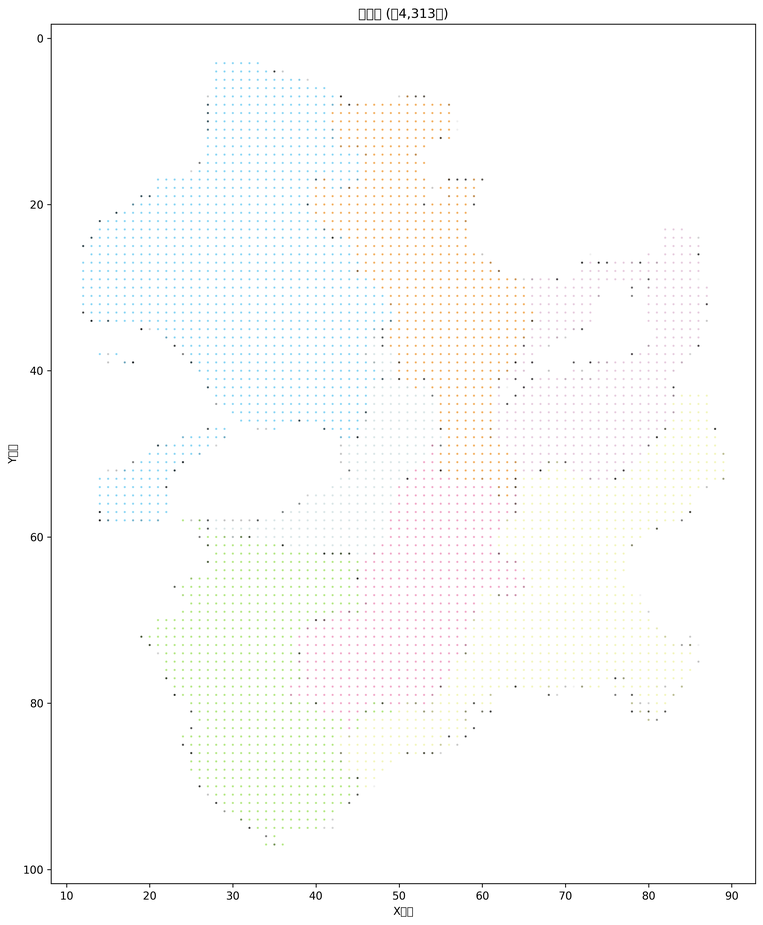
#> input picture webtool-whether/py/map2_plot_x100_y100.png, 763 x 925 px, shrunk from 2943 x 3569 before the run; its folder holds only this picture in this run
$ python map2csv.py map2_plot_x100_y100.png
#> lines starting #> are read from the running program, lines starting #| are printed output that depends on the picture
"""
画像グリッド色抽出ツール

このスクリプトは画像を指定されたグリッドに分割し、各セルの中心の色を抽出してCSVファイルに保存します。
白色（#ffffff）のセルは出力から除外されます。

使用方法:
    基本的な使用方法（デフォルト: 1000x1000グリッド）:
        python script.py map.png

    グリッド数を指定:
        python script.py map.png -x 500 -y 500

    出力ファイル名を指定:
        python script.py map.png -o my_colors.csv

    プロット表示をスキップ:
        python script.py map.png --no-plot

    全オプション指定例:
        python script.py map.png -x 2000 -y 1500 -o output.csv --no-plot

コマンドライン引数:
    image_path          入力画像ファイルのパス（必須）
    -x, --grid_x        X方向のグリッド数（デフォルト: 1000）
    -y, --grid_y        Y方向のグリッド数（デフォルト: 1000）
    -o, --output        出力CSVファイル名（デフォルト: grid_colors.csv）
    --no-plot          プロット表示をスキップ
    -h, --help         ヘルプメッセージを表示

出力CSV形式:
    X,Y,Colcode
    0,0,#ff0000
    0,1,#00ff00
    1,0,#0000ff
    ...

必要なライブラリ:
    pip install opencv-python pillow pandas matplotlib
"""

import cv2
import numpy as np
import pandas as pd
from PIL import Image
import matplotlib.pyplot as plt
import argparse
import sys
import os

def generate_unique_filename(base_filename, grid_x, grid_y):
    """
    ユニークなファイル名を生成

    Parameters:
    base_filename (str): ベースとなるファイル名
    grid_x (int): X方向のグリッド数
    grid_y (int): Y方向のグリッド数

    Returns:
    str: ユニークなファイル名
    """
    # ファイル名と拡張子を分離
    name, ext = os.path.splitext(base_filename)

    # グリッド情報を含むファイル名を生成
    grid_info = f"_x{grid_x}_y{grid_y}"
    filename = f"{name}{grid_info}{ext}"

    # ファイルが存在しない場合はそのまま返す
    if not os.path.exists(filename):
        return filename

    # ファイルが存在する場合は連番を追加
    counter = 1
    while True:
        filename = f"{name}{grid_info}-{counter}{ext}"
        if not os.path.exists(filename):
            return filename
        counter += 1

def generate_unique_plot_filename(base_name, grid_x, grid_y):
    """
    プロット用のユニークなPNGファイル名を生成

    Parameters:
    base_name (str): ベースとなるファイル名（拡張子なし）
    grid_x (int): X方向のグリッド数
    grid_y (int): Y方向のグリッド数

    Returns:
    str: ユニークなPNGファイル名
    """
    # グリッド情報を含むファイル名を生成
    grid_info = f"_x{grid_x}_y{grid_y}"
    filename = f"{base_name}_plot{grid_info}.png"

    # ファイルが存在しない場合はそのまま返す
    if not os.path.exists(filename):
        return filename

    # ファイルが存在する場合は連番を追加
    counter = 1
    while True:
        filename = f"{base_name}_plot{grid_info}-{counter}.png"
        if not os.path.exists(filename):
            return filename
        counter += 1

def extract_grid_colors(image_path, grid_x=1000, grid_y=1000, output_csv='grid_colors.csv'):
    """
    画像を指定されたグリッドサイズに分割し、各セルの中心の色を抽出してCSVに保存

    Parameters:
    image_path (str): 入力画像のパス
    grid_x (int): X方向のグリッド数
    grid_y (int): Y方向のグリッド数
    output_csv (str): 出力CSVファイル名
    """

    # ユニークなファイル名を生成
    unique_filename = generate_unique_filename(output_csv, grid_x, grid_y)

    # 画像を読み込み
    image = cv2.imread(image_path)
    if image is None:
        raise ValueError(f"画像ファイル '{image_path}' を読み込めませんでした")

    # BGRからRGBに変換
    image_rgb = cv2.cvtColor(image, cv2.COLOR_BGR2RGB)

    # 画像のサイズを取得
    height, width = image_rgb.shape[:2]
    print(f"元画像のサイズ: {width}x{height}")

    # グリッドのセルサイズを計算
    cell_width = width / grid_x
    cell_height = height / grid_y

    # 結果を保存するリスト
    results = []

    print(f"グリッド分割中... ({grid_x}x{grid_y})")

    for y in range(grid_y):
        if y % max(1, grid_y // 10) == 0:  # 進捗表示（10回に分けて表示）
            print(f"処理中: {y}/{grid_y} 行完了")

        for x in range(grid_x):
            # セルの中心座標を計算
            center_x = int((x + 0.5) * cell_width)
            center_y = int((y + 0.5) * cell_height)

            # 境界チェック
            center_x = min(center_x, width - 1)
            center_y = min(center_y, height - 1)

            # 中心ピクセルの色を取得
            pixel_color = image_rgb[center_y, center_x]
            r, g, b = pixel_color

            # 16進数カラーコードに変換
            color_code = f"#{r:02x}{g:02x}{b:02x}"

            # 白色（#ffffff）の場合はスキップ
            if color_code != "#ffffff":
                # 結果に追加
                results.append({
                    'X': x,
                    'Y': y,
                    'Colcode': color_code
                })

    # DataFrameに変換
    df = pd.DataFrame(results)

    # CSVに保存
    df.to_csv(unique_filename, index=False, encoding='utf-8')
    print(f"\n完了! {len(results)}個のセルの色情報を '{unique_filename}' に保存しました")
    print(f"（白色 #ffffff のセルは除外されました）")

    return df, unique_filename

def visualize_color_grid(df, image_path, grid_x, grid_y):
    """
    抽出した色データの可視化（全データ表示）とPNG保存

    Parameters:
    df (pd.DataFrame): 色データのDataFrame
    image_path (str): 元画像のパス（PNG保存時のファイル名生成に使用）
    grid_x (int): X方向のグリッド数
    grid_y (int): Y方向のグリッド数

    Returns:
    str: 保存されたPNGファイル名
    """

    # 色の分布を可視化
    fig, ax = plt.subplots(1, 1, figsize=(12, 12))

    # 全データをプロット
    colors = df['Colcode'].values
    x_coords = df['X'].values
    y_coords = df['Y'].values

    scatter = ax.scatter(x_coords, y_coords, c=colors, s=1, alpha=0.8)
    ax.set_title(f'色分布 (全{len(df):,}点)')
    ax.set_xlabel('X座標')
    ax.set_ylabel('Y座標')
    ax.invert_yaxis()  # Y軸を反転（画像座標系に合わせる）
    ax.set_aspect('equal')  # アスペクト比を1:1に

    plt.tight_layout()

    # PNG保存用のファイル名を生成
    base_name = os.path.splitext(os.path.basename(image_path))[0]
    png_filename = generate_unique_plot_filename(base_name, grid_x, grid_y)

    # PNG画像として保存
    plt.savefig(png_filename, dpi=300, bbox_inches='tight', format='png')
    print(f"プロット画像を '{png_filename}' に保存しました")

    # プロットを表示
    plt.show()

    # 統計情報を表示
    color_counts = df['Colcode'].value_counts()
    print(f"\n=== 統計情報 ===")
    print(f"総セル数: {len(df):,}")
    print(f"ユニークな色数: {df['Colcode'].nunique():,}")
    print(f"最も多い色: {color_counts.index[0]} ({color_counts.iloc[0]:,}回)")
    print(f"白色セルは除外されています")

    return png_filename

def main():
    # コマンドライン引数の設定
    parser = argparse.ArgumentParser(
        description='画像をグリッドに分割して色情報を抽出',
        formatter_class=argparse.RawDescriptionHelpFormatter,
        epilog='''
使用例:
  %(prog)s map.png                           # デフォルト 1000x1000グリッド
  %(prog)s map.png -x 500 -y 500            # 500x500グリッド
  %(prog)s map.png -o my_colors.csv         # 出力ファイル名指定
  %(prog)s map.png --no-plot                # プロット表示なし
  %(prog)s map.png -x 2000 -y 1500 -o result.csv --no-plot  # 全オプション

出力:
  CSVファイル（X,Y,Colcode形式）
  白色（#ffffff）のセルは除外されます
  プロット表示時はPNG画像も保存されます
        ''')

    parser.add_argument('image_path', help='入力画像ファイルのパス (例: map.png)')
    parser.add_argument('-x', '--grid_x', type=int, default=1000,
                       help='X方向のグリッド数 (デフォルト: 1000)')
    parser.add_argument('-y', '--grid_y', type=int, default=1000,
                       help='Y方向のグリッド数 (デフォルト: 1000)')
    parser.add_argument('-o', '--output', default='grid_colors.csv',
                       help='出力CSVファイル名 (デフォルト: grid_colors.csv)')
    parser.add_argument('--no-plot', action='store_true',
                       help='プロット表示をスキップ')

    args = parser.parse_args()

    try:
        print("=" * 60)
        print("画像グリッド色抽出ツール")
        print("=" * 60)
        print(f"入力ファイル: {args.image_path}")
        print(f"グリッド設定: {args.grid_x} x {args.grid_y}")
        print(f"出力ファイル: {args.output}")
        print(f"プロット表示: {'なし' if args.no_plot else 'あり（PNG保存含む）'}")
        print("=" * 60)

        # 色抽出を実行
        df, actual_filename = extract_grid_colors(args.image_path, args.grid_x, args.grid_y, args.output)
#> in extract_grid_colors, image is the input picture: shape (925, 763, 3); mean B, G, R 252, 252.4, 252.3
#| 元画像のサイズ: 763x925
#> after the loop in extract_grid_colors, `for y in range(grid_y):`: results = 108452 items
#> in extract_grid_colors, `df = pd.DataFrame(results)`: df = table of 108452 rows and 3 columns
#| 完了! 108452個のセルの色情報を 'grid_colors_x1000_y1000.csv' に保存しました
#> df = table of 108452 rows and 3 columns; actual_filename = 'grid_colors_x1000_y1000.csv'

        # プロット表示（--no-plotが指定されていない場合）
        png_filename = None
        if not args.no_plot:
            png_filename = visualize_color_grid(df, args.image_path, args.grid_x, args.grid_y)
#> in visualize_color_grid, `plt.savefig(png_filename, dpi=300, bbox_inches='tight', format='png')`:
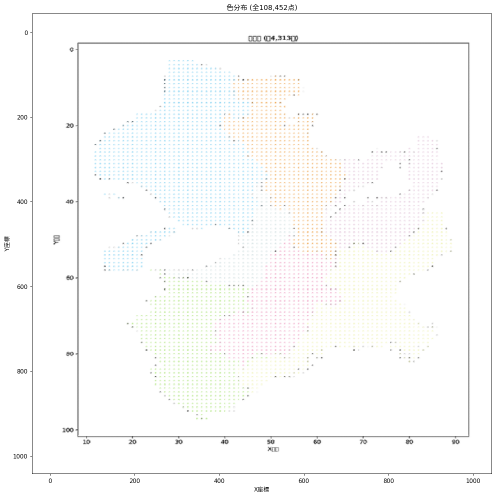
#> figure drawn by matplotlib, 1 panel
#> png_filename = 'map2_plot_x100_y100_plot_x1000_y1000.png'

        # 結果の一部を表示
        print("\n=== データサンプル ===")
        print(df.head(10))
#|      X  Y  Colcode
#| 0  510  5  #fefefe
#| 1  582  5  #fefefe
#| 2  583  5  #fefefe
#| 3  584  5  #fefefe
#| 4  471  6  #fdfdfd
#| 5  472  6  #fcfcfc
#| 6  473  6  #fcfcfc
#| 7  474  6  #fcfcfc
#| 8  475  6  #fcfcfc
#| 9  476  6  #fdfdfd

        print(f"\n実際の出力ファイル: {actual_filename}")
#| 実際の出力ファイル: grid_colors_x1000_y1000.csv
        if png_filename:
            print(f"プロット画像ファイル: {png_filename}")
#| プロット画像ファイル: map2_plot_x100_y100_plot_x1000_y1000.png
        print("処理完了!")

    except Exception as e:
        print(f"エラーが発生しました: {e}")
        print("\n必要なライブラリがインストールされているか確認してください:")
        print("pip install opencv-python pillow pandas matplotlib")
        print("\n使用方法については -h オプションでヘルプを確認してください")
        sys.exit(1)

# 使用例
if __name__ == "__main__":
    main()

$ run again, on webtool-whether/py/map2_plot_x50_y50.png
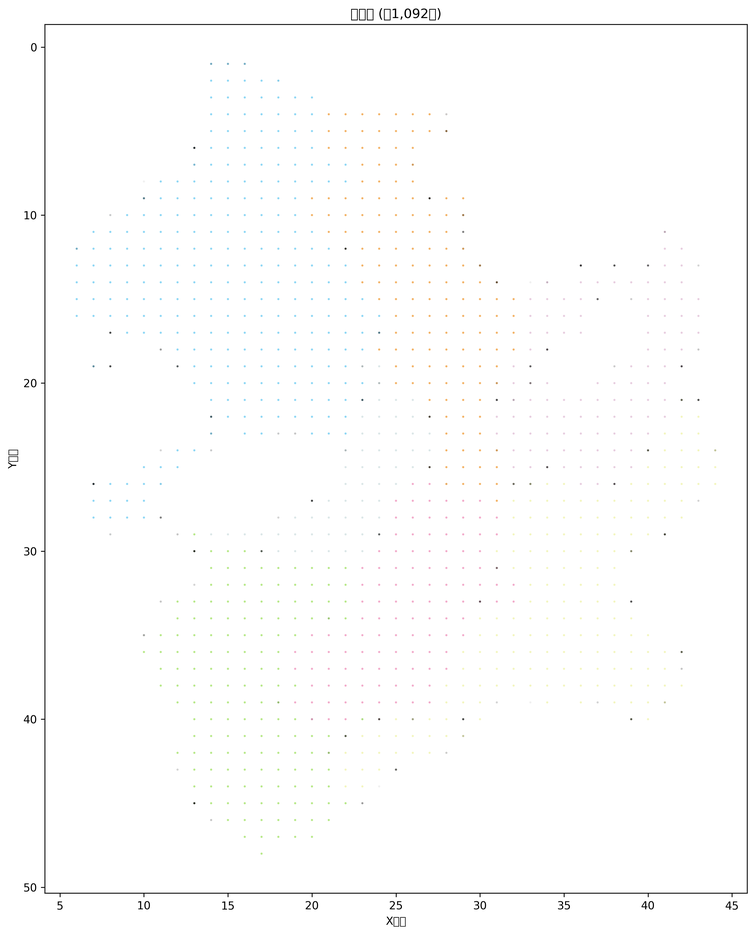
#> input picture webtool-whether/py/map2_plot_x50_y50.png, 755 x 935 px, shrunk from 2882 x 3569 before the run
#> in extract_grid_colors, image is the input picture: shape (935, 755, 3); mean B, G, R 253.1, 253.2, 253.2
#| 元画像のサイズ: 755x935
#> after the loop in extract_grid_colors, `for y in range(grid_y):`: results = 47863 items
#> in extract_grid_colors, `df = pd.DataFrame(results)`: df = table of 47863 rows and 3 columns
#| 完了! 47863個のセルの色情報を 'grid_colors_x1000_y1000.csv' に保存しました
#> in main, `df, actual_filename = extract_grid_colors(args.image_path, args.grid_x..`: actual_filename = 'grid_colors_x1000_y1000.csv'
#> in visualize_color_grid, `plt.savefig(png_filename, dpi=300, bbox_inches='tight', format='png')`:
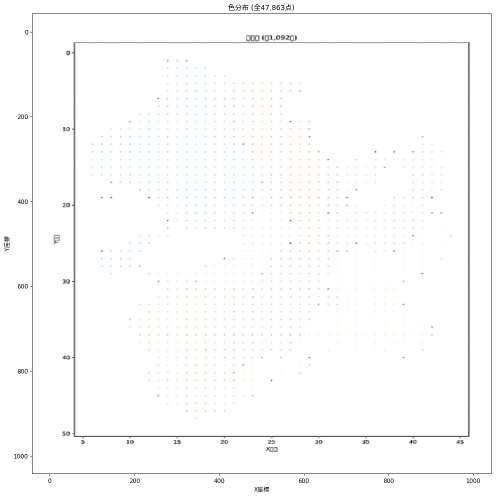
#> figure drawn by matplotlib, 1 panel
#> png_filename = 'map2_plot_x50_y50_plot_x1000_y1000.png'
#|      X  Y  Colcode
#| 0  465  6  #fefefe
#| 1  466  6  #fdfdfd
#| 2  467  6  #fdfdfd
#| 3  468  6  #fdfdfd
#| 4  469  6  #fdfdfd
#> (further printed lines are left out)
#| 実際の出力ファイル: grid_colors_x1000_y1000.csv
#| プロット画像ファイル: map2_plot_x50_y50_plot_x1000_y1000.png

$ run again, on webtool-whether/py/map_plot_x150_y150.png
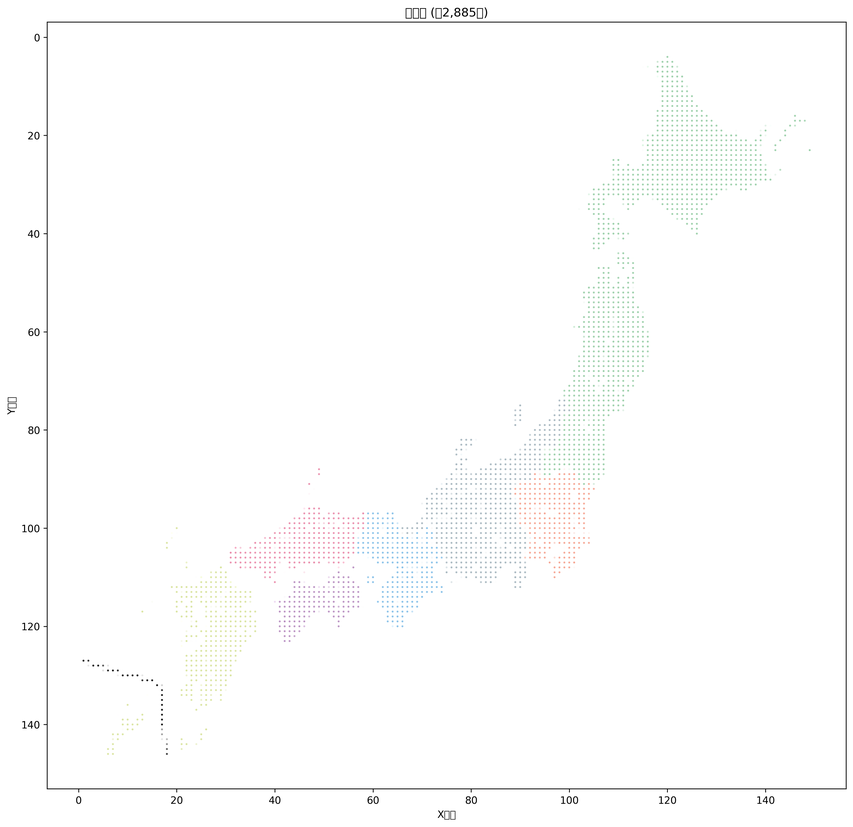
#> input picture webtool-whether/py/map_plot_x150_y150.png, 853 x 827 px, shrunk from 3569 x 3459 before the run
#> in extract_grid_colors, image is the input picture: shape (827, 853, 3); mean B, G, R 252.7, 252.9, 252.7
#| 元画像のサイズ: 853x827
#> after the loop in extract_grid_colors, `for y in range(grid_y):`: results = 61371 items
#> in extract_grid_colors, `df = pd.DataFrame(results)`: df = table of 61371 rows and 3 columns
#| 完了! 61371個のセルの色情報を 'grid_colors_x1000_y1000.csv' に保存しました
#> in main, `df, actual_filename = extract_grid_colors(args.image_path, args.grid_x..`: actual_filename = 'grid_colors_x1000_y1000.csv'
#> in visualize_color_grid, `plt.savefig(png_filename, dpi=300, bbox_inches='tight', format='png')`:
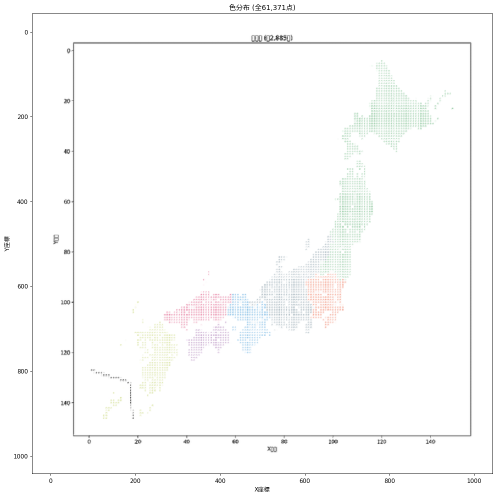
#> figure drawn by matplotlib, 1 panel
#> png_filename = 'map_plot_x150_y150_plot_x1000_y1000.png'
#|      X  Y  Colcode
#| 0  506  6  #fefefe
#| 1  507  6  #fefefe
#| 2  508  6  #fcfcfc
#| 3  521  6  #fdfdfd
#| 4  522  6  #fcfcfc
#> (further printed lines are left out)
#| 実際の出力ファイル: grid_colors_x1000_y1000.csv
#| プロット画像ファイル: map_plot_x150_y150_plot_x1000_y1000.png

$ run again, on webtool-whether/py/map2_plot_x150_y150.png
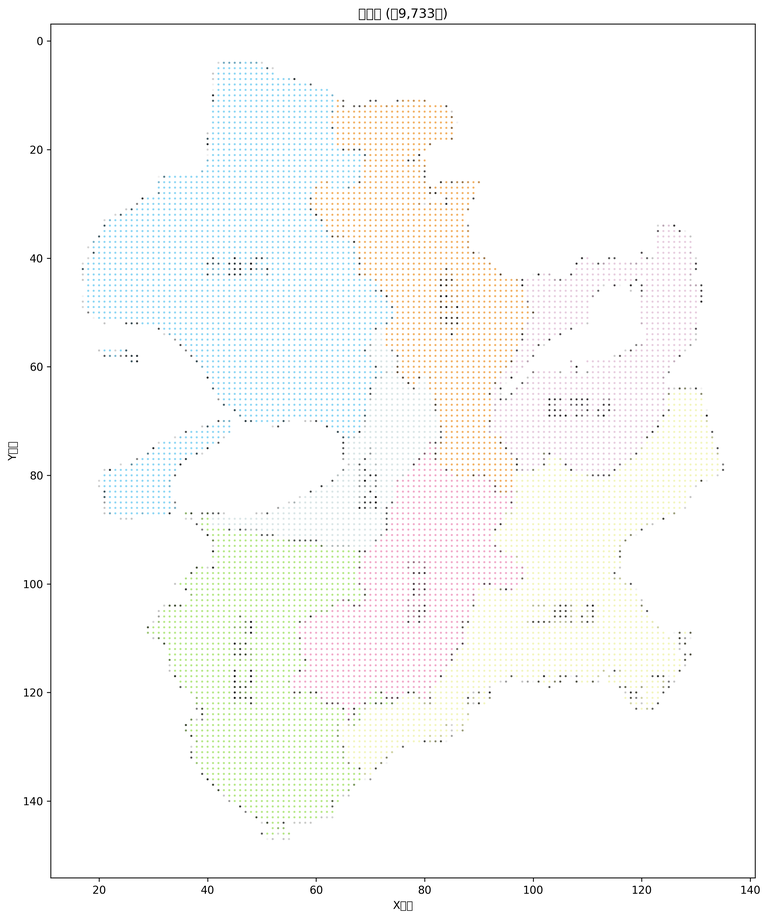
#> input picture webtool-whether/py/map2_plot_x150_y150.png, 768 x 919 px, shrunk from 2984 x 3569 before the run
#> in extract_grid_colors, image is the input picture: shape (919, 768, 3); mean B, G, R 249.9, 250.9, 250.5
#| 元画像のサイズ: 768x919
#> after the loop in extract_grid_colors, `for y in range(grid_y):`: results = 179097 items
#> in extract_grid_colors, `df = pd.DataFrame(results)`: df = table of 179097 rows and 3 columns
#| 完了! 179097個のセルの色情報を 'grid_colors_x1000_y1000.csv' に保存しました
#> in main, `df, actual_filename = extract_grid_colors(args.image_path, args.grid_x..`: actual_filename = 'grid_colors_x1000_y1000.csv'
#> in visualize_color_grid, `plt.savefig(png_filename, dpi=300, bbox_inches='tight', format='png')`:
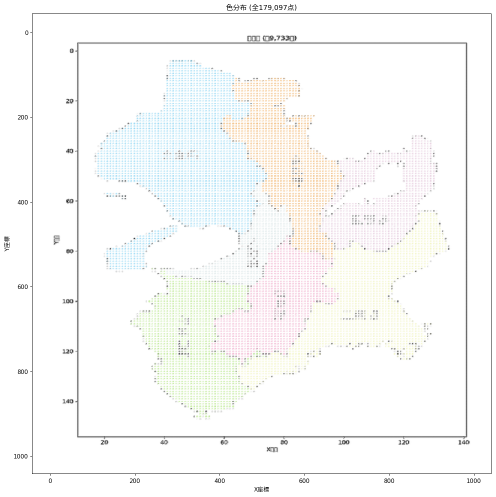
#> figure drawn by matplotlib, 1 panel
#> png_filename = 'map2_plot_x150_y150_plot_x1000_y1000.png'
#|      X  Y  Colcode
#| 0  505  5  #fefefe
#| 1  506  5  #fefefe
#| 2  507  5  #fefefe
#| 3  578  5  #fefefe
#| 4  505  6  #fefefe
#> (further printed lines are left out)
#| 実際の出力ファイル: grid_colors_x1000_y1000.csv
#| プロット画像ファイル: map2_plot_x150_y150_plot_x1000_y1000.png
